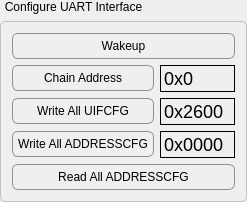
       <widget class="QGroupBox" name="groupBox_5">
        <property name="styleSheet">
         <string notr="true">QGroupBox {
	font: 75 11pt &quot;Arial&quot;;
  border: 1px solid #C0C0C0; /* 边框颜色与宽度 */
  border-radius: 5px; /* 边框圆角 */
  margin-top: 21px; /* 确保有足够的空间显示标题 */
}

QGroupBox::title {
  subcontrol-origin: margin; /* 标题定位基于边界之外 */
  subcontrol-position: top left; /* 标题位置 */
  padding: 0 3px; /* 标题内边距 */
  color: #000; /* 标题文本颜色 */
  /* 使用负边距将标题上移，使其位于边框外部 */
  margin-top: 0px;
}</string>
        </property>
        <property name="title">
         <string>Configure UART Interface</string>
        </property>
        <layout class="QVBoxLayout" name="verticalLayout_3">
         <item>
          <widget class="QPushButton" name="pushButton">
           <property name="styleSheet">
            <string notr="true">QPushButton {
	font: 75 11pt &quot;Arial&quot;;
    border: 1px solid #8f8f91;
    border-radius: 6px;
    background-color: qlineargradient(x1:0, y1:0, x2:0, y2:1,
                                      stop:0 #f6f7fa, stop:1 #c4c5c8);
    min-width: 80px;
    padding: 5px;
}

QPushButton:pressed {
    background-color: qlineargradient(x1:0, y1:0, x2:0, y2:1,
                                      stop:0 #dadbde, stop:1 #f6f7fa);
}

QPushButton:hover {
    border: 1px solid #1c94c4; /* 更深的边框颜色，当鼠标悬停 */
    background-color: qlineargradient(x1:0, y1:0, x2:0, y2:1,
                                      stop:0 #ebeff9, stop:1 #cad4e6);
}

QPushButton:default {
    border-color: navy; /* 默认按钮有不同的边框颜色 */
}
</string>
           </property>
           <property name="text">
            <string>Wakeup</string>
           </property>
          </widget>
         </item>
         <item>
          <layout class="QHBoxLayout" name="horizontalLayout_23">
           <item>
            <widget class="QPushButton" name="pushButton_2">
             <property name="minimumSize">
              <size>
               <width>205</width>
               <height>0</height>
              </size>
             </property>
             <property name="styleSheet">
              <string notr="true">QPushButton {
	font: 75 11pt &quot;Arial&quot;;
    border: 1px solid #8f8f91;
    border-radius: 6px;
    background-color: qlineargradient(x1:0, y1:0, x2:0, y2:1,
                                      stop:0 #f6f7fa, stop:1 #c4c5c8);
    min-width: 80px;
    padding: 5px;
}

QPushButton:pressed {
    background-color: qlineargradient(x1:0, y1:0, x2:0, y2:1,
                                      stop:0 #dadbde, stop:1 #f6f7fa);
}

QPushButton:hover {
    border: 1px solid #1c94c4; /* 更深的边框颜色，当鼠标悬停 */
    background-color: qlineargradient(x1:0, y1:0, x2:0, y2:1,
                                      stop:0 #ebeff9, stop:1 #cad4e6);
}

QPushButton:default {
    border-color: navy; /* 默认按钮有不同的边框颜色 */
}
</string>
             </property>
             <property name="text">
              <string>Chain Address</string>
             </property>
            </widget>
           </item>
           <item>
            <widget class="QLineEdit" name="lineEdit_15">
             <property name="minimumSize">
              <size>
               <width>70</width>
               <height>0</height>
              </size>
             </property>
             <property name="maximumSize">
              <size>
               <width>75</width>
               <height>16777215</height>
              </size>
             </property>
             <property name="font">
              <font>
               <family>Arial</family>
               <pointsize>-1</pointsize>
              </font>
             </property>
             <property name="styleSheet">
              <string notr="true">QLineEdit {
  border: 1px solid #000000; /* 设置黑色边框 */
  border-radius: 0px; /* 边框无圆角 */
  padding: 1px; /* 设置较大的内边距 */
  font-size: 18px; /* 字体大小 */
  background: transparent; /* 背景透明 */
}</string>
             </property>
             <property name="text">
              <string>0x0</string>
             </property>
             <property name="frame">
              <bool>false</bool>
             </property>
             <property name="alignment">
              <set>Qt::AlignLeading|Qt::AlignLeft|Qt::AlignVCenter</set>
             </property>
            </widget>
           </item>
          </layout>
         </item>
         <item>
          <layout class="QHBoxLayout" name="horizontalLayout_24">
           <item>
            <widget class="QPushButton" name="pushButton_3">
             <property name="minimumSize">
              <size>
               <width>205</width>
               <height>0</height>
              </size>
             </property>
             <property name="styleSheet">
              <string notr="true">QPushButton {
	font: 75 11pt &quot;Arial&quot;;
    border: 1px solid #8f8f91;
    border-radius: 6px;
    background-color: qlineargradient(x1:0, y1:0, x2:0, y2:1,
                                      stop:0 #f6f7fa, stop:1 #c4c5c8);
    min-width: 80px;
    padding: 5px;
}

QPushButton:pressed {
    background-color: qlineargradient(x1:0, y1:0, x2:0, y2:1,
                                      stop:0 #dadbde, stop:1 #f6f7fa);
}

QPushButton:hover {
    border: 1px solid #1c94c4; /* 更深的边框颜色，当鼠标悬停 */
    background-color: qlineargradient(x1:0, y1:0, x2:0, y2:1,
                                      stop:0 #ebeff9, stop:1 #cad4e6);
}

QPushButton:default {
    border-color: navy; /* 默认按钮有不同的边框颜色 */
}
</string>
             </property>
             <property name="text">
              <string>Write All UIFCFG</string>
             </property>
            </widget>
           </item>
           <item>
            <widget class="QLineEdit" name="lineEdit_16">
             <property name="minimumSize">
              <size>
               <width>70</width>
               <height>0</height>
              </size>
             </property>
             <property name="maximumSize">
              <size>
               <width>75</width>
               <height>16777215</height>
              </size>
             </property>
             <property name="font">
              <font>
               <family>Arial</family>
               <pointsize>-1</pointsize>
              </font>
             </property>
             <property name="styleSheet">
              <string notr="true">QLineEdit {
  border: 1px solid #000000; /* 设置黑色边框 */
  border-radius: 0px; /* 边框无圆角 */
  padding: 1px; /* 设置较大的内边距 */
  font-size: 18px; /* 字体大小 */
  background: transparent; /* 背景透明 */
}</string>
             </property>
             <property name="text">
              <string>0x2600</string>
             </property>
             <property name="frame">
              <bool>false</bool>
             </property>
             <property name="alignment">
              <set>Qt::AlignLeading|Qt::AlignLeft|Qt::AlignVCenter</set>
             </property>
            </widget>
           </item>
          </layout>
         </item>
         <item>
          <layout class="QHBoxLayout" name="horizontalLayout_25">
           <item>
            <widget class="QPushButton" name="pushButton_4">
             <property name="minimumSize">
              <size>
               <width>205</width>
               <height>0</height>
              </size>
             </property>
             <property name="styleSheet">
              <string notr="true">QPushButton {
	font: 75 11pt &quot;Arial&quot;;
    border: 1px solid #8f8f91;
    border-radius: 6px;
    background-color: qlineargradient(x1:0, y1:0, x2:0, y2:1,
                                      stop:0 #f6f7fa, stop:1 #c4c5c8);
    min-width: 80px;
    padding: 5px;
}

QPushButton:pressed {
    background-color: qlineargradient(x1:0, y1:0, x2:0, y2:1,
                                      stop:0 #dadbde, stop:1 #f6f7fa);
}

QPushButton:hover {
    border: 1px solid #1c94c4; /* 更深的边框颜色，当鼠标悬停 */
    background-color: qlineargradient(x1:0, y1:0, x2:0, y2:1,
                                      stop:0 #ebeff9, stop:1 #cad4e6);
}

QPushButton:default {
    border-color: navy; /* 默认按钮有不同的边框颜色 */
}
</string>
             </property>
             <property name="text">
              <string>Write All ADDRESSCFG</string>
             </property>
            </widget>
           </item>
           <item>
            <widget class="QLineEdit" name="lineEdit_17">
             <property name="minimumSize">
              <size>
               <width>70</width>
               <height>0</height>
              </size>
             </property>
             <property name="maximumSize">
              <size>
               <width>75</width>
               <height>16777215</height>
              </size>
             </property>
             <property name="font">
              <font>
               <family>Arial</family>
               <pointsize>-1</pointsize>
              </font>
             </property>
             <property name="styleSheet">
              <string notr="true">QLineEdit {
  border: 1px solid #000000; /* 设置黑色边框 */
  border-radius: 0px; /* 边框无圆角 */
  padding: 1px; /* 设置较大的内边距 */
  font-size: 18px; /* 字体大小 */
  background: transparent; /* 背景透明 */
}</string>
             </property>
             <property name="text">
              <string>0x0000</string>
             </property>
             <property name="frame">
              <bool>false</bool>
             </property>
             <property name="alignment">
              <set>Qt::AlignLeading|Qt::AlignLeft|Qt::AlignVCenter</set>
             </property>
            </widget>
           </item>
          </layout>
         </item>
         <item>
          <widget class="QPushButton" name="pushButton_5">
           <property name="styleSheet">
            <string notr="true">QPushButton {
	font: 75 11pt &quot;Arial&quot;;
    border: 1px solid #8f8f91;
    border-radius: 6px;
    background-color: qlineargradient(x1:0, y1:0, x2:0, y2:1,
                                      stop:0 #f6f7fa, stop:1 #c4c5c8);
    min-width: 80px;
    padding: 5px;
}

QPushButton:pressed {
    background-color: qlineargradient(x1:0, y1:0, x2:0, y2:1,
                                      stop:0 #dadbde, stop:1 #f6f7fa);
}

QPushButton:hover {
    border: 1px solid #1c94c4; /* 更深的边框颜色，当鼠标悬停 */
    background-color: qlineargradient(x1:0, y1:0, x2:0, y2:1,
                                      stop:0 #ebeff9, stop:1 #cad4e6);
}

QPushButton:default {
    border-color: navy; /* 默认按钮有不同的边框颜色 */
}
</string>
           </property>
           <property name="text">
            <string>Read All ADDRESSCFG</string>
           </property>
          </widget>
         </item>
        </layout>
       </widget>
